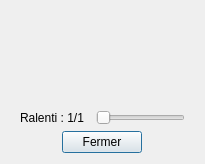
<?xml version="1.0" encoding="UTF-8"?>
<ui version="4.0">
 <class>Dialog</class>
 <widget class="QDialog" name="Dialog">
  <property name="geometry">
   <rect>
    <x>0</x>
    <y>0</y>
    <width>205</width>
    <height>164</height>
   </rect>
  </property>
  <property name="sizePolicy">
   <sizepolicy hsizetype="MinimumExpanding" vsizetype="MinimumExpanding">
    <horstretch>0</horstretch>
    <verstretch>0</verstretch>
   </sizepolicy>
  </property>
  <property name="windowTitle">
   <string>Vidéo recalculée</string>
  </property>
  <layout class="QVBoxLayout" name="verticalLayout">
   <item>
    <widget class="QLabel" name="label">
     <property name="sizePolicy">
      <sizepolicy hsizetype="Expanding" vsizetype="Expanding">
       <horstretch>0</horstretch>
       <verstretch>0</verstretch>
      </sizepolicy>
     </property>
     <property name="text">
      <string/>
     </property>
    </widget>
   </item>
   <item>
    <widget class="QWidget" name="widget" native="true">
     <layout class="QHBoxLayout" name="horizontalLayout">
      <property name="spacing">
       <number>12</number>
      </property>
      <property name="topMargin">
       <number>0</number>
      </property>
      <property name="bottomMargin">
       <number>0</number>
      </property>
      <item>
       <widget class="QLabel" name="label_2">
        <property name="text">
         <string>Ralenti : 1/1</string>
        </property>
       </widget>
      </item>
      <item>
       <widget class="QSlider" name="horizontalSlider">
        <property name="minimum">
         <number>1</number>
        </property>
        <property name="maximum">
         <number>4</number>
        </property>
        <property name="pageStep">
         <number>1</number>
        </property>
        <property name="orientation">
         <enum>Qt::Horizontal</enum>
        </property>
       </widget>
      </item>
     </layout>
    </widget>
   </item>
   <item>
    <widget class="QWidget" name="widget_2" native="true">
     <layout class="QHBoxLayout" name="horizontalLayout_2">
      <property name="topMargin">
       <number>0</number>
      </property>
      <property name="bottomMargin">
       <number>0</number>
      </property>
      <item>
       <widget class="QPushButton" name="pushButton">
        <property name="sizePolicy">
         <sizepolicy hsizetype="Fixed" vsizetype="Fixed">
          <horstretch>0</horstretch>
          <verstretch>0</verstretch>
         </sizepolicy>
        </property>
        <property name="text">
         <string>Fermer</string>
        </property>
       </widget>
      </item>
     </layout>
    </widget>
   </item>
  </layout>
 </widget>
 <resources/>
 <connections/>
</ui>
